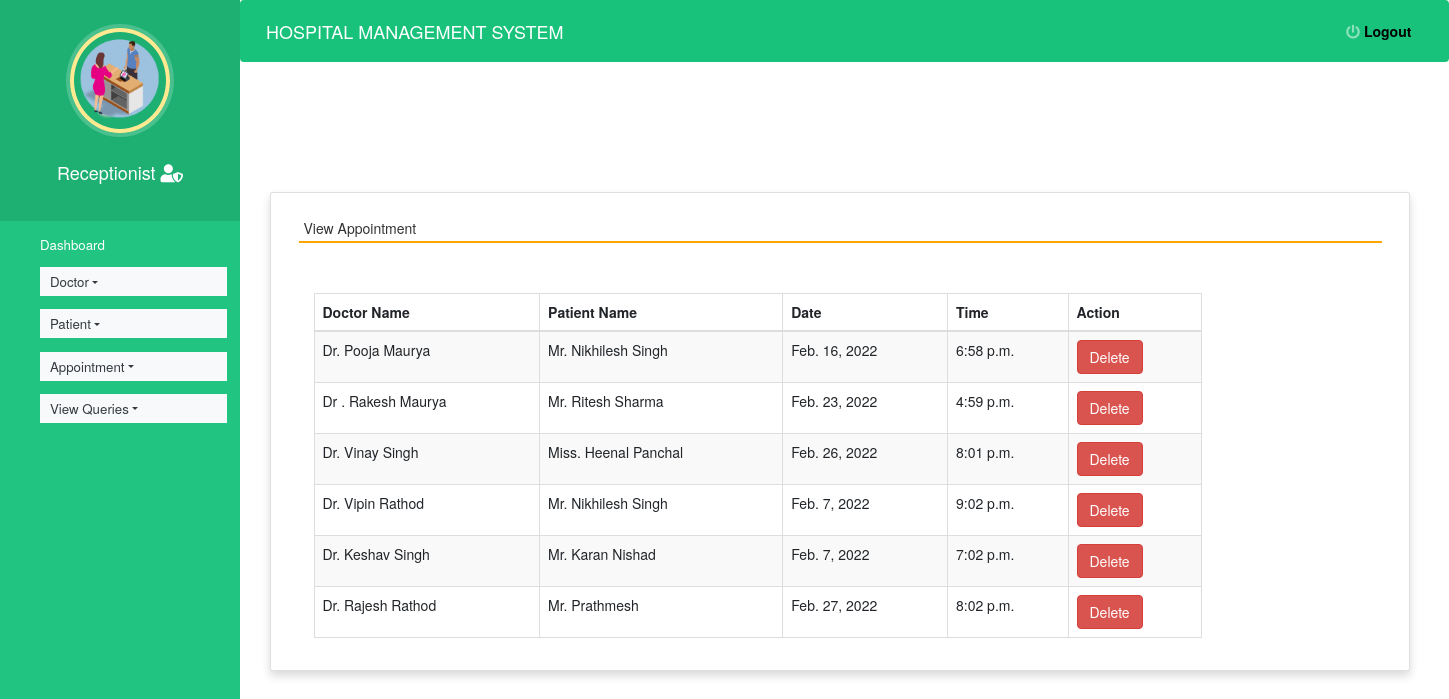
The page /view_appointment/ (signed in) on the database its author committed.
### hospitals/models.py (models this page shows, shortened)
class Appointment(models.Model):
    doctor = models.ForeignKey(Doctor,on_delete=models.CASCADE)
    patient = models.ForeignKey(Patient, on_delete=models.CASCADE)
    date1 = models.DateField()
    time1 = models.TimeField()

class Doctor(models.Model):
    name = models.CharField(max_length=50)
    mobile = models.IntegerField()
    special = models.CharField(max_length=50)
    def __str__(self):
       return self.name;

class Patient(models.Model):
    name = models.CharField(max_length=50)
    gender = models.CharField(max_length=10)
    mobile = models.IntegerField(null=True)
    address = models.CharField(max_length=50)
    def __str__(self):
       return self.name;

### hospitals/views.py (the view)
# urls.py: path('view_appointment/', view_appointment, name='view_appointment'),
def view_appointment(request):
    if not request.user.is_staff:
        return redirect('login')
    appointment = Appointment.objects.all()
    d = {'appointment':appointment}
    return render(request,'view_appointment.html', d)

### hospitals/templates/view_appointment.html (shortened to what this page needs)
{% extends 'admin_nav.html' %}
{% load static %}
{% block content %}
<link rel="stylesheet" href="https://maxcdn.bootstrapcdn.com/bootstrap/3.4.1/css/bootstrap.min.css">
  <link rel="stylesheet" href="https://cdnjs.cloudflare.com/ajax/libs/font-awesome/4.7.0/css/font-awesome.min.css">
  <link rel="stylesheet" href="https://use.fontawesome.com/releases/v5.6.3/css/all.css">
<br><br><br><br>
<div class="container card shadow m-5">
    <div class="card-body">
        <h5 class="p-2" style="border-bottom: 2px solid orange">View Appointment</h5>
		<div class="container mt-5">
		<table id="example" class="table table-striped table-bordered table-sm" style="width:80%">
			<thead>
				<tr>
					<th>Doctor Name</th>
					<th>Patient Name</th>
                    <th>Date</th>
					<th>Time</th>
					<th>Action</th>
				</tr>
			</thead>
			<tbody>
            {% for i in appointment %}
			<tr>
				<td>{{i.doctor}}</td>
				<td>{{i.patient}}</td>
				<td>{{i.date1}}</td>
				<td>{{i.time1}}</td>
				<td><a href="{% url 'delete_appointment' i.id %}" onclick="return confirm('Are you ready to delete this record ?')" class="btn btn-danger">Delete</a></td>
			</tr>
			{% endfor %}
			</tbody>
		</table>
	 </div>
	</div>
</div>
{% endblock content %}

### hospitals/static/style.css (style rules this page uses)
body { padding-left: 240px; }

### rows shown on the page
Appointment: doctor "Dr. Pooja Maurya", patient "Mr. Nikhilesh Singh", date1 "Feb. 16, 2022", time1 "6:58 p.m."
Appointment: doctor "Dr . Rakesh Maurya", patient "Mr. Ritesh Sharma", date1 "Feb. 23, 2022", time1 "4:59 p.m."
Appointment: doctor "Dr. Vinay Singh", patient "Miss. Heenal Panchal", date1 "Feb. 26, 2022", time1 "8:01 p.m."
Appointment: doctor "Dr. Vipin Rathod", patient "Mr. Nikhilesh Singh", date1 "Feb. 7, 2022", time1 "9:02 p.m."
Appointment: doctor "Dr. Keshav Singh", patient "Mr. Karan Nishad", date1 "Feb. 7, 2022", time1 "7:02 p.m."
Appointment: doctor "Dr. Rajesh Rathod", patient "Mr. Prathmesh", date1 "Feb. 27, 2022", time1 "8:02 p.m."
